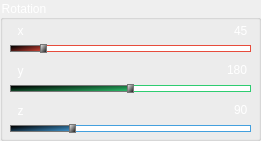
     <widget class="QGroupBox" name="rotBox">
      <property name="geometry">
       <rect>
        <x>10</x>
        <y>-10</y>
        <width>261</width>
        <height>141</height>
       </rect>
      </property>
      <property name="styleSheet">
       <string notr="true">color: rgb(255, 255, 255);
font: 100 italic 15pt &quot;Gill Sans&quot;;</string>
      </property>
      <property name="title">
       <string>Rotation</string>
      </property>
      <property name="alignment">
       <set>Qt::AlignLeading|Qt::AlignLeft|Qt::AlignVCenter</set>
      </property>
      <property name="flat">
       <bool>false</bool>
      </property>
      <property name="checkable">
       <bool>false</bool>
      </property>
      <widget class="QLabel" name="xr">
       <property name="geometry">
        <rect>
         <x>10</x>
         <y>20</y>
         <width>21</width>
         <height>21</height>
        </rect>
       </property>
       <property name="styleSheet">
        <string notr="true">color: rgb(255, 255, 255);
font: 100 italic 15pt &quot;Gill Sans&quot;;
background-color: none;</string>
       </property>
       <property name="text">
        <string>x</string>
       </property>
       <property name="alignment">
        <set>Qt::AlignCenter</set>
       </property>
      </widget>
      <widget class="QLabel" name="yr">
       <property name="geometry">
        <rect>
         <x>10</x>
         <y>60</y>
         <width>21</width>
         <height>21</height>
        </rect>
       </property>
       <property name="styleSheet">
        <string notr="true">color: rgb(255, 255, 255);
font: 100 italic 15pt &quot;Gill Sans&quot;;
background-color: none;</string>
       </property>
       <property name="text">
        <string>y</string>
       </property>
       <property name="alignment">
        <set>Qt::AlignCenter</set>
       </property>
      </widget>
      <widget class="QSlider" name="xRotationSlider">
       <property name="geometry">
        <rect>
         <x>10</x>
         <y>40</y>
         <width>241</width>
         <height>16</height>
        </rect>
       </property>
       <property name="styleSheet">
        <string notr="true">QSlider::groove:horizontal 
{
border: 1px solid #e74c3c;
background: none;
height: 5px;
border-radius: 5px;
}

QSlider::sub-page:horizontal 
{
background: qlineargradient(x1: 0, y1: 0,    x2: 0, y2: 1, stop: 0 #000, stop: 1 #e74c3c);
background: qlineargradient(x1: 0, y1: 0.2, x2: 1, y2: 1, stop: 0 #000, stop: 1 #e74c3c);
border: 1px solid #777;
height: 20px;
border-radius: 4px;
}

QSlider::add-page:horizontal 
{
background: #fff;
border: 1px solid #e74c3c;
height: 12px;
border-radius: 4px;
}

QSlider::handle:horizontal 
{
background: qlineargradient(x1:0, y1:0, x2:1, y2:1, stop:0 #fff, stop:1 #000);
border: 1px solid #777;
width: 5px;
margin-top: -2px;
margin-bottom: -2px;
border-radius: 4px;
}

QSlider::handle:horizontal:hover
{
background: qlineargradient(x1:0, y1:0, x2:1, y2:1, stop:0 #fff, stop:1 #000);
border: 1px solid #e74c3c;
border-radius: 4px;
}

QSlider::sub-page:horizontal:disabled 
{
background: #bbb;
border-color: #999;
}

QSlider::add-page:horizontal:disabled 
{
background: #eee;
border-color: #999;
}

QSlider::handle:horizontal:disabled 
{
background: #eee;
border: 1px solid #e74c3c;
border-radius: 4px;
}</string>
       </property>
       <property name="maximum">
        <number>360</number>
       </property>
       <property name="pageStep">
        <number>1</number>
       </property>
       <property name="value">
        <number>45</number>
       </property>
       <property name="sliderPosition">
        <number>45</number>
       </property>
       <property name="orientation">
        <enum>Qt::Horizontal</enum>
       </property>
       <property name="invertedAppearance">
        <bool>false</bool>
       </property>
       <property name="invertedControls">
        <bool>false</bool>
       </property>
       <property name="tickPosition">
        <enum>QSlider::TicksBothSides</enum>
       </property>
      </widget>
      <widget class="QLabel" name="zr">
       <property name="geometry">
        <rect>
         <x>10</x>
         <y>100</y>
         <width>21</width>
         <height>21</height>
        </rect>
       </property>
       <property name="styleSheet">
        <string notr="true">color: rgb(255, 255, 255);
font: 100 italic 15pt &quot;Gill Sans&quot;;
background-color: none;</string>
       </property>
       <property name="text">
        <string>z</string>
       </property>
       <property name="alignment">
        <set>Qt::AlignCenter</set>
       </property>
      </widget>
      <widget class="QLineEdit" name="xRotationText">
       <property name="geometry">
        <rect>
         <x>220</x>
         <y>21</y>
         <width>31</width>
         <height>20</height>
        </rect>
       </property>
       <property name="styleSheet">
        <string notr="true">color: rgb(255, 255, 255);
border: none;
font: 100 italic 15pt &quot;Gill Sans&quot;;
background-color: rgba(64, 64, 64, 0);</string>
       </property>
       <property name="text">
        <string>45</string>
       </property>
       <property name="alignment">
        <set>Qt::AlignRight|Qt::AlignTrailing|Qt::AlignVCenter</set>
       </property>
      </widget>
      <widget class="QLineEdit" name="yRotationText">
       <property name="geometry">
        <rect>
         <x>220</x>
         <y>60</y>
         <width>31</width>
         <height>20</height>
        </rect>
       </property>
       <property name="styleSheet">
        <string notr="true">color: rgb(255, 255, 255);
border: none;
font: 100 italic 15pt &quot;Gill Sans&quot;;
background-color: rgba(64, 64, 64, 0);</string>
       </property>
       <property name="text">
        <string>180</string>
       </property>
       <property name="alignment">
        <set>Qt::AlignRight|Qt::AlignTrailing|Qt::AlignVCenter</set>
       </property>
      </widget>
      <widget class="QLineEdit" name="zRotationText">
       <property name="geometry">
        <rect>
         <x>220</x>
         <y>100</y>
         <width>31</width>
         <height>20</height>
        </rect>
       </property>
       <property name="styleSheet">
        <string notr="true">color: rgb(255, 255, 255);
border: none;
font: 100 italic 15pt &quot;Gill Sans&quot;;
background-color: rgba(64, 64, 64, 0);</string>
       </property>
       <property name="text">
        <string>90</string>
       </property>
       <property name="alignment">
        <set>Qt::AlignRight|Qt::AlignTrailing|Qt::AlignVCenter</set>
       </property>
      </widget>
      <widget class="QSlider" name="yRotationSlider">
       <property name="geometry">
        <rect>
         <x>10</x>
         <y>80</y>
         <width>241</width>
         <height>16</height>
        </rect>
       </property>
       <property name="styleSheet">
        <string notr="true">QSlider::groove:horizontal 
{
border: 1px solid #2ecc71;
background: none;
height: 5px;
border-radius: 5px;
}

QSlider::sub-page:horizontal 
{
background: qlineargradient(x1: 0, y1: 0,    x2: 0, y2: 1, stop: 0 #000, stop: 1 #2ecc71);
background: qlineargradient(x1: 0, y1: 0.2, x2: 1, y2: 1, stop: 0 #000, stop: 1 #2ecc71);
border: 1px solid #777;
height: 20px;
border-radius: 4px;
}

QSlider::add-page:horizontal 
{
background: #fff;
border: 1px solid #2ecc71;
height: 12px;
border-radius: 4px;
}

QSlider::handle:horizontal 
{
background: qlineargradient(x1:0, y1:0, x2:1, y2:1, stop:0 #fff, stop:1 #000);
border: 1px solid #777;
width: 5px;
margin-top: -2px;
margin-bottom: -2px;
border-radius: 4px;
}

QSlider::handle:horizontal:hover
{
background: qlineargradient(x1:0, y1:0, x2:1, y2:1, stop:0 #fff, stop:1 #000);
border: 1px solid #2ecc71;
border-radius: 4px;
}

QSlider::sub-page:horizontal:disabled 
{
background: #bbb;
border-color: #999;
}

QSlider::add-page:horizontal:disabled 
{
background: #eee;
border-color: #999;
}

QSlider::handle:horizontal:disabled 
{
background: #eee;
border: 1px solid #e74c3c;
border-radius: 4px;
}</string>
       </property>
       <property name="maximum">
        <number>360</number>
       </property>
       <property name="pageStep">
        <number>1</number>
       </property>
       <property name="value">
        <number>180</number>
       </property>
       <property name="sliderPosition">
        <number>180</number>
       </property>
       <property name="orientation">
        <enum>Qt::Horizontal</enum>
       </property>
       <property name="invertedAppearance">
        <bool>false</bool>
       </property>
       <property name="invertedControls">
        <bool>false</bool>
       </property>
       <property name="tickPosition">
        <enum>QSlider::TicksBothSides</enum>
       </property>
      </widget>
      <widget class="QSlider" name="zRotationSlider">
       <property name="geometry">
        <rect>
         <x>10</x>
         <y>120</y>
         <width>241</width>
         <height>16</height>
        </rect>
       </property>
       <property name="styleSheet">
        <string notr="true">QSlider::groove:horizontal 
{
border: 1px solid #44a0de;
background: none;
height: 5px;
border-radius: 5px;
}

QSlider::sub-page:horizontal 
{
background: qlineargradient(x1: 0, y1: 0,    x2: 0, y2: 1, stop: 0 #000, stop: 1 #44a0de);
background: qlineargradient(x1: 0, y1: 0.2, x2: 1, y2: 1, stop: 0 #000, stop: 1 #44a0de);
border: 1px solid #777;
height: 20px;
border-radius: 4px;
}

QSlider::add-page:horizontal 
{
background: #fff;
border: 1px solid #44a0de;
height: 12px;
border-radius: 4px;
}

QSlider::handle:horizontal 
{
background: qlineargradient(x1:0, y1:0, x2:1, y2:1, stop:0 #fff, stop:1 #000);
border: 1px solid #777;
width: 5px;
margin-top: -2px;
margin-bottom: -2px;
border-radius: 4px;
}

QSlider::handle:horizontal:hover
{
background: qlineargradient(x1:0, y1:0, x2:1, y2:1, stop:0 #fff, stop:1 #000);
border: 1px solid #44a0de;
border-radius: 4px;
}

QSlider::sub-page:horizontal:disabled 
{
background: #bbb;
border-color: #999;
}

QSlider::add-page:horizontal:disabled 
{
background: #eee;
border-color: #999;
}

QSlider::handle:horizontal:disabled 
{
background: #eee;
border: 1px solid #e74c3c;
border-radius: 4px;
}</string>
       </property>
       <property name="maximum">
        <number>360</number>
       </property>
       <property name="pageStep">
        <number>1</number>
       </property>
       <property name="value">
        <number>90</number>
       </property>
       <property name="sliderPosition">
        <number>90</number>
       </property>
       <property name="orientation">
        <enum>Qt::Horizontal</enum>
       </property>
       <property name="invertedAppearance">
        <bool>false</bool>
       </property>
       <property name="invertedControls">
        <bool>false</bool>
       </property>
       <property name="tickPosition">
        <enum>QSlider::TicksBothSides</enum>
       </property>
      </widget>
     </widget>
